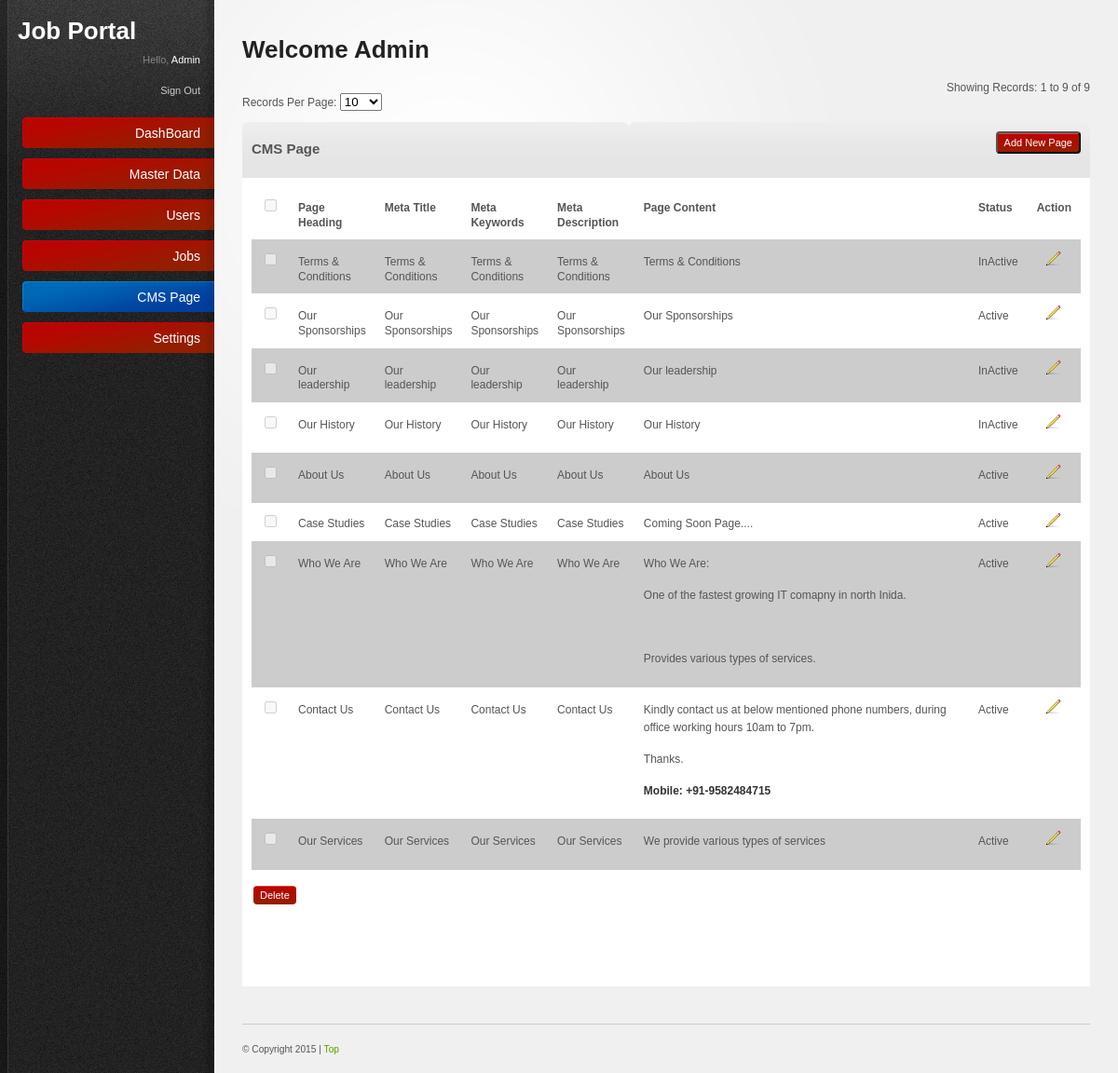
Screenshot of /admin/cmspage.php (signed in) with the database file from the repository.
### tables this page shows
CREATE TABLE `cmspage` (
  `id` int(11) NOT NULL AUTO_INCREMENT,
  `heading` varchar(255) NOT NULL,
  `title` varchar(255) NOT NULL,
  `keywords` text NOT NULL,
  `description` text NOT NULL,
  `page_content` text NOT NULL,
  `status` varchar(21) NOT NULL,
  `created` date NOT NULL,
  PRIMARY KEY (`id`)
);

### admin/includes/paging.inc.php (called while the page is built, shortened)
<?php
class Pager {
function pageSize($size)
{
if(!empty($size))
{
return $size;
}else{
return 25;
}
}
function findStart($limit) {
if ((!isset($_GET['page'])) || ($_GET['page'] == "1")) {
$start = 0;
}
else {
$start = ($_GET['page']-1) * $limit;
}
return $start;
}
function pageList($curpage, $pages,$pagesize,$queryString=false)
{
$page_list = "";
$limit=$pages-4;
$startpage=$curpage;
if($pages<=5)
{
$startpage=1;
$lastpage=$pages;
}
elseif($startpage>$limit)
{
$startpage=$limit;
$lastpage=$pages;
}
else
{
$lastpage=$startpage+4;
}
for ($i=$startpage; $i<=$pages and $i<=$lastpage; $i++)
{
if ($i == $curpage)
{
$page_list .= "<b>".$i."</b>";
}
else
{
$page_list .= "<a href=\"".$_SERVER['PHP_SELF']."?page=".$i."&".$queryString."&pagesize=".$pagesize."\" title=\"Page ".$i."\">".$i."</a>";
}
$page_list .= " ";
}
$page_list .= "</td>\n";
return $page_list;
}
function showingRecords($start,$limit,$count) {
$toEnd=$start+$limit;
if($toEnd>$count) {
$endPoint=$count;
}else {
$endPoint=$toEnd;
}
return ($start+1)." to ".$endPoint." of ".$count;
}
}
?>

### admin/cmspage.php (the view, shortened to what this page needs)
<?
	require_once("includes/paging.inc.php");
	$paging = new Pager;
	$pagesize=$_GET['pagesize'];
    $sql="select * from cmspage where 1 order by id desc";
	 $limit=$paging->pageSize($pagesize);
	$start = $paging->findStart($limit);
	$ExecQuery=mysql_query($sql) or die(mysql_error());
	$count=mysql_num_rows($ExecQuery);
	$showingR=$paging->showingRecords($start,$limit,$count);
	$Exec=mysql_query("$sql $orders LIMIT  $start , $limit") or die(mysql_error());
    $countrecord=mysql_num_rows($Exec);
?>
<!DOCTYPE html PUBLIC "-//W3C//DTD XHTML 1.0 Strict//EN"
"http://www.w3.org/TR/xhtml1/DTD/xhtml1-strict.dtd">
<html xmlns="http://www.w3.org/1999/xhtml">
	<head>
		<link rel="stylesheet" href="resources/css/reset.css" type="text/css" media="screen" />
		<link rel="stylesheet" href="resources/css/style.css" type="text/css" media="screen" />
		<link rel="stylesheet" href="resources/css/invalid.css" type="text/css" media="screen" />
	</head>
	<body>
    <div id="body-wrapper">
	  <? include('left.php');	?>
     <div id="main-content">
			<h2>Welcome <?=ucfirst($_SESSION["username"]); ?></h2>
				 <tr>
		<td>
			<br>
					<?
  if($countrecord>0) {
  ?>
		<div align="right">Showing Records: <?=$showingR?></div>
		<div>Records Per Page:
			<select name="pagesize" id="pagesize" onchange="location.href='cmspage.php?&pagesize='+this.value">
           		<option value="10" <? if($pagesize==10){echo "selected";} ?>>10</option>
			 </select>
		</div><br />
		<?
	}
		?>
		</td></tr>
			<table border="0" cellpadding="0" cellspacing="0" width="100%">
			  <tbody>
			  <tr>
				<td class="content-box-header">
					<b style='font-size:15px;'>CMS Page</b>
				   </td>
                   <td class="content-box-header">
					<form name="createCity" method="post" action="cmspage_manage.php">
                    <div style="float:right">
                    <input class="button"  type="submit" name="createcity" value="Add New Page" >
					</div>
                    </form>
				   </td>
			  </tr>
			</tbody>
			</table>
		<table border="0" cellpadding="0" cellspacing="0">
			<tr>
				<td>
        <form method="post" name="frm" id="form1" onsubmit="return chkForm(this);">
	     <table class="tableList" border="0" cellpadding="0" cellspacing="1" width="100%">
		  <tbody>
  <?
  if($countrecord>0) {
    ?>
		  <tr>
			 <th width="2%" bgcolor="#FFFFFF">
			 	<input name="check_all" id="check_all" value="1" onclick="checkall(this.form)"  type="checkbox" disabled="disabled">
			  </th>
              <th align="left" width="10%" bgcolor="#FFFFFF"><b>Page Heading</b> </th>
              <th align="left" width="10%" bgcolor="#FFFFFF"><b>Meta Title</b> </th>
              <th align="left" width="10%" bgcolor="#FFFFFF"><b>Meta Keywords</b> </th>
              <th align="left" width="10%" bgcolor="#FFFFFF"><b>Meta Description</b> </th>
              <th align="left" width="60%" bgcolor="#FFFFFF"><b>Page Content</b> </th>
              <th align="left" width="10%" bgcolor="#FFFFFF"><b>Status</b> </th>
              <th align="left" width="2%" bgcolor="#FFFFFF"><b>Action</b></th>
              </tr>
              <?
				   $i=0;
              while($records=mysql_fetch_array($Exec)) {
				if($i%2==0){$CL="#CCCCCC";}else{$CL="#FFFFFF";}
              ?>
			  <tr>
				<td align="center" bgcolor='<?=$CL?>'><input name="arr_pd_ids[]" id="arr_pd_ids[]" value="<?=$records['id']?>" type="checkbox" disabled="disabled"></td>
                <td bgcolor='<?=$CL?>'><? echo $records['heading'];?> </td>
                <td bgcolor='<?=$CL?>'><? echo $records['title'];?> </td>
                <td bgcolor='<?=$CL?>'><? echo $records['keywords'];?> </td>
                <td bgcolor='<?=$CL?>'><? echo $records['description'];?> </td>
                <td bgcolor='<?=$CL?>'><? echo $records['page_content'];?> </td>
                <td bgcolor='<?=$CL?>'><? echo $records['status'];?> </td>
                <td align="center" bgcolor='<?=$CL?>'><span style="cursor:pointer" onclick="return actionPerform('cmspage_manage.php','<?=$records['id']?>','cit_id','frm');"> <img src="resources/images/icons/pencil.png" alt="Edit" border="0" height="16" width="16"></span> </td>
  			</tr>
              <?
         $i++; }
              ?>
            </tbody>
          </table>
          <table border="0" cellpadding="0" cellspacing="0" width="100%">
          <tbody>
   		  <tr>
            <td style="padding: 2px;" ><br />
			        <input name="Delete" id="Delete"  value="Delete" class="button" onclick="return deleteConfirmFromUser1('arr_pd_ids[]')"
                    type="submit" style="border:0px;" />
            </td>
          </tr>
          <tr>
          	<td>&nbsp;</td>
          </tr>
          <tr>
          	<td>
          		<table border="0" cellpadding="0" cellspacing="0" width="100%">
	          		<tr>
	          			<td width="90%" align="center">
	          			</td>
	          		</tr>
          		</table>
          	</td>
          </tr>
          <?
      }else{
	     echo '<tr>
          	<td align="center">
          		No Records
          	</td>
          </tr>';
      }
          ?>
        </tbody>
        </table>
      </form>
		</td>
			</tr>
        </table>
    <? require('footer.php') ?>
</div>
</div>
</div></body>
</html>

### admin/resources/css/style.css (style rules this page uses)
html { font-size: 100%; height: 100%; margin-bottom: 1px; }
body { font-family: Arial, Helvetica, sans-serif; color: #555; background: #f0f0f0 url('../images/bg-body.gif') top left repeat-y; font-size: 12px; }
#body-wrapper { background: url('../images/bg-radial-gradient.gif') fixed 230px top no-repeat; }
h1, h2, h3, h4, h5, h6 { font-family: Helvetica, Arial, sans-serif; color: #222; font-weight: bold; }
h2 { font-size: 26px; padding: 0 0 10px 0; }
strong { font-weight: bold; color: #333; }
p { padding: 5px 0 10px 0; line-height: 1.6em; }
.button { font-family: Verdana, Arial, sans-serif; text-align:center display: inline-block; background: url('../images/bg-button-green.gif') top left repeat-x !important; padding: 4px 7px 4px 7px !important; color: #fff !important; font-size: 11px !important; cursor: pointer; }
#main-content { margin: 0 30px 0 260px; padding: 40px 0 0 0; }
.content-box-header { background: #e5e5e5 url('../images/bg-content-box.gif') top left repeat-x; margin-top: 1px; height: 40px; }
#main-content table { width: 100%; }
#main-content tbody { border-bottom: 1px solid #ddd; }
#main-content tbody tr { background: #fff; }
#main-content table td, #main-content table th { padding: 10px; line-height: 1.3em; }
form input[type="checkbox"], form input[type="radio"] { padding: 0; background: none; border: 0; }

### admin/resources/css/invalid.css (style rules this page uses)
.button, #main-content table tfoot td .bulk-actions select, .pagination a.number, form input.text-input, form textarea, form .wysiwyg, form select, .dp-popup { -moz-border-radius: 4px; -webkit-border-radius: 4px; border-radius: 4px; }
.content-box, .content-box-header, ul.content-box-tabs li a.current, .shortcut-button, .notification { -moz-border-radius: 6px; -webkit-border-radius: 6px; border-radius: 6px; }
.content-box-header { -moz-border-radius-bottomleft: 0; -moz-border-radius-bottomright: 0; -webkit-border-bottom-left-radius: 0; -webkit-border-bottom-right-radius: 0; border-bottom-left-radius: 0; border-bottom-right-radius: 0; }

### rows the page displays
cmspage: heading "Terms & Conditions", title "Terms & Conditions", keywords "Terms & Conditions", description "Terms & Conditions", page_content "Terms & Conditions", status "InActive"
cmspage: heading "Our Sponsorships", title "Our Sponsorships", keywords "Our Sponsorships", description "Our Sponsorships", page_content "Our Sponsorships", status "Active"
cmspage: heading "Our leadership", title "Our leadership", keywords "Our leadership", description "Our leadership", page_content "Our leadership", status "InActive"
cmspage: heading "Our History", title "Our History", keywords "Our History", description "Our History", page_content "Our History", status "InActive"
cmspage: heading "About Us", title "About Us", keywords "About Us", description "About Us", page_content "About Us", status "Active"
cmspage: heading "Case Studies", title "Case Studies", keywords "Case Studies", description "Case Studies", page_content "Coming Soon Page....", status "Active"
cmspage: heading "Who We Are", title "Who We Are", keywords "Who We Are", description "Who We Are", page_content "Who We Are: One of the fastest growing IT comapny in north Inida. Provides various types of services.", status "Active"
cmspage: heading "Contact Us", title "Contact Us", keywords "Contact Us", description "Contact Us", page_content "Kindly contact us at below mentioned phone numbers, during office working hours 10am to 7pm. Thanks. Mobile: +91-9582484715", status "Active"
cmspage: heading "Our Services", title "Our Services", keywords "Our Services", description "Our Services", page_content "We provide various types of services", status "Active"

### other values shown
$_SESSION["username"] "Admin"
$showingR "1 to 9 of 9"
